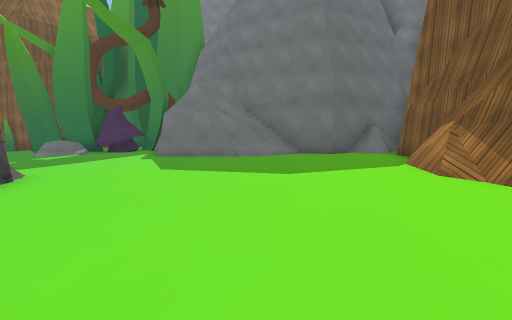
[1] (above)

19 first-person views from a walk through a scene from a Unity 3-D project. The camera is 1.4 m above the floor, tilts 6° down and sees 85° across. The floor is counted in squares, 1.8 m on a side. Each view is taken from the middle of a square. On the plan, view 1 faces up. The plan holds only what a view shows up to about 10 squares ahead; the rest is blank. The place goes on beyond the plan. The player character is not drawn. Some surface patterns are stand-ins.

[2]
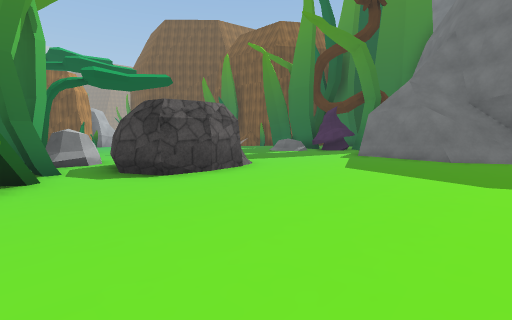

[3]
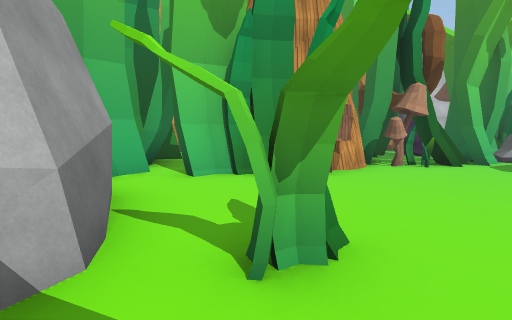

[4]
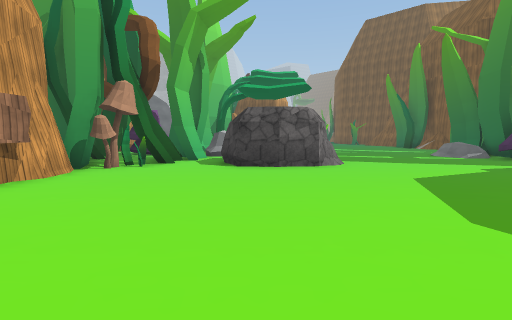

[5]
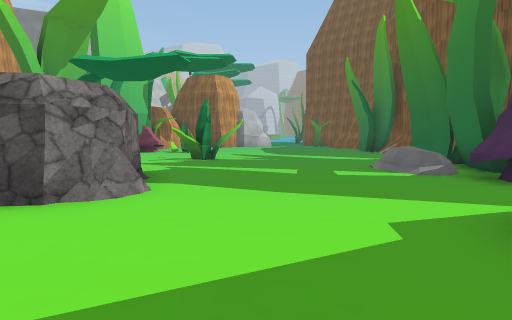

[6]
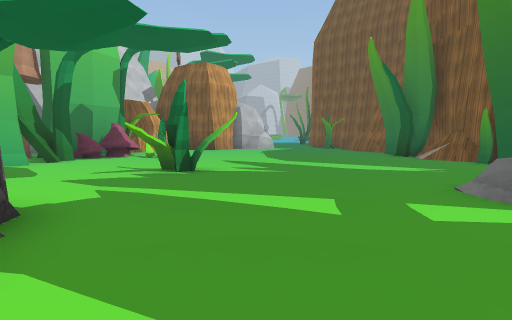

[7]
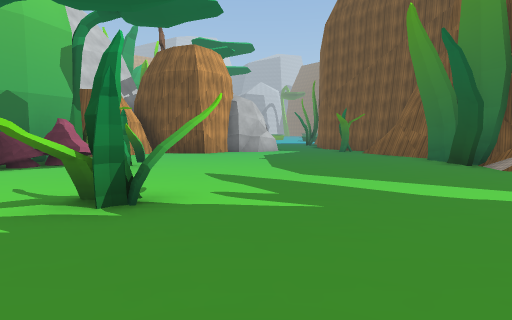

[8]
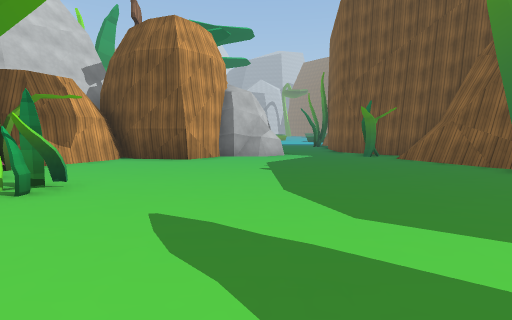

[9]
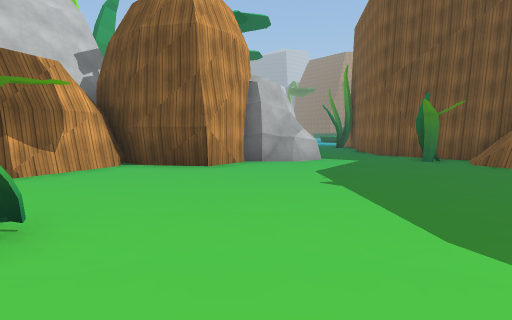

[10]
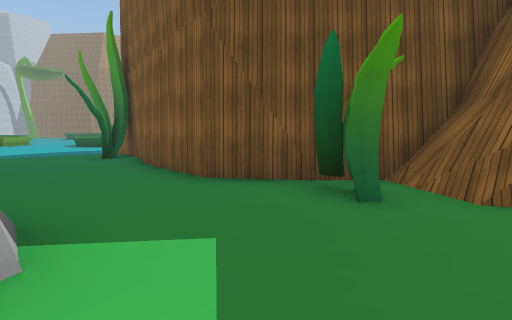

[11]
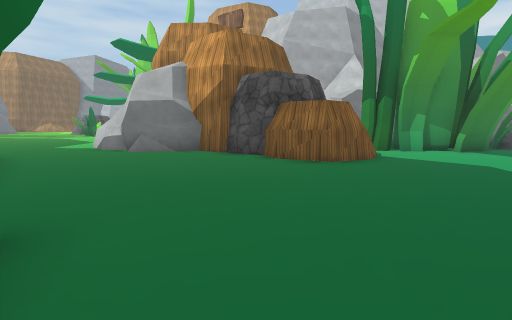

[12]
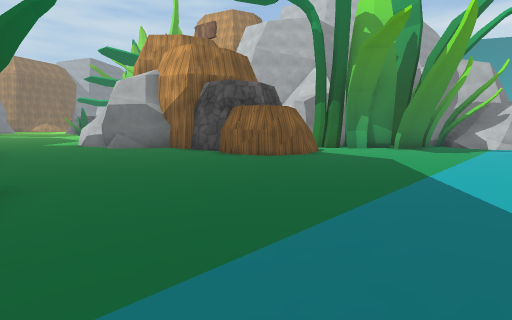

[13]
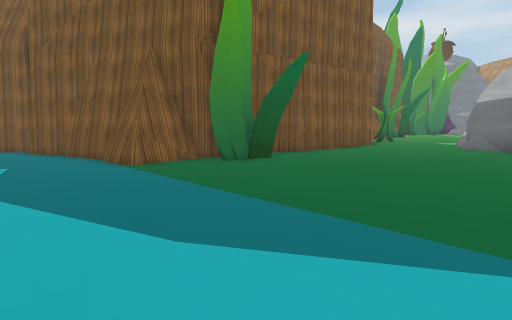

[14]
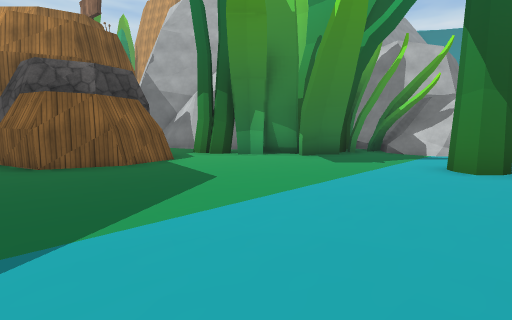

[15]
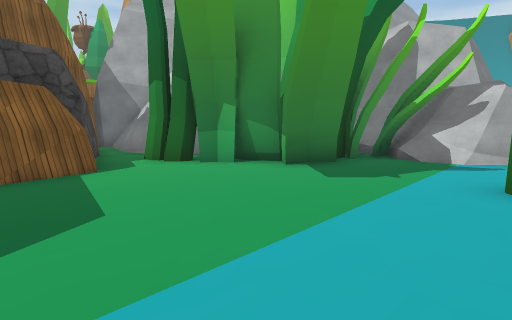

[16]
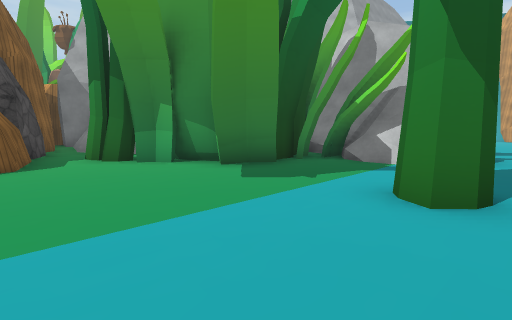

[17]
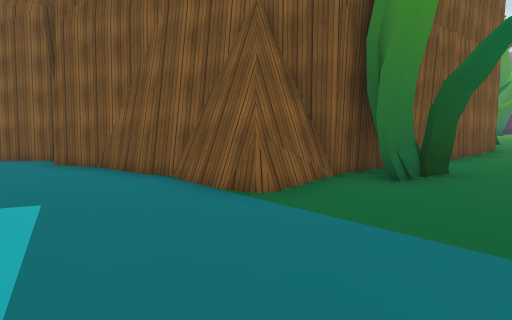

[18]
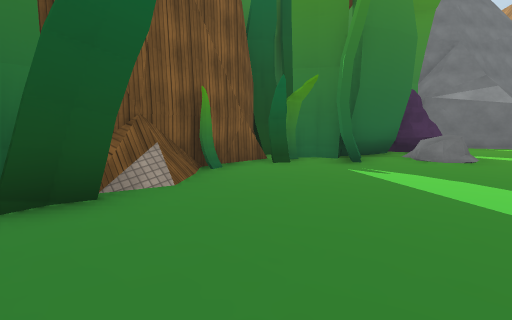

[19]
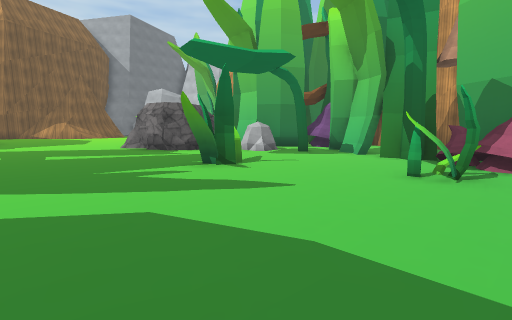

### Floor plan
Key: @ floor where view 1 was taken; # wall or solid block; . main floor; : floor 0.25 m higher than the main floor; + floor 0.5 m higher than the main floor; * floor 0.75 m higher than the main floor; % floor 1 m higher than the main floor; & floor 1.25 m higher than the main floor; = window, fence, low wall or low ledge; R rock; S sign; M mushroom; O other object.
Columns run from 35 left of view 1 to 5 right of it. Each row starts with its distance up from view 1.
 20 ##
 19 .#
 18 .##
 17 ..#
 16 ..#
 15 ..##
 14 ...#           #    #######
 13 ...###       ########O=O*O##
 12 ....O#####  ##::=+++++++**######
 11 .....OO.:####:OO++++++++***RR####
 10 ........::::::::++++++++***RR***#  ##  ##
  9 ........::::::::++++++++********########
  8 ........:::::##:++++++++********%%%%%%%#
  7 ........:::####:++++++++********%%%%%%%#
  6 ........::##  #:++++++++OO******%%%%%%%#
  5 .......##RR   ###+++++++*O***RR*%%%%%%=#
  4 ......###      ##++++O++****RRRR%%%%%%%#
  3 .......##R     ##++++O++****RRRR%%%%%%%
  2 ........RR#    ###++MM++***RRRR*%%%%%%%&
  1 .......##=##     ##O#M##**#R##**%%%%%OO&
  0 ......######        ############%%%@%%%#
 -1 .#...####                     ####S %%##
 -2 ....###                       #    O%%#
 -3 ....##                             ##%
 -4 ..####                              ##
 -5 .###

Where each view was taken, in squares from view 1:
view 1: 0 up, 0 right, facing up
view 2: 0 up, 1 right, facing up-left
view 3: 2 up, 4 right, facing down-left
view 4: 3 up, 3 right, facing left
view 5: 7 up, 1 left, facing left
view 6: 7 up, 4 left, facing left
view 7: 7 up, 7 left, facing left
view 8: 7 up, 10 left, facing left
view 9: 6 up, 12 left, facing left
view 10: 8 up, 19 left, facing up-left
view 11: 11 up, 32 left, facing down-right
view 12: 11 up, 34 left, facing down-right
view 13: 6 up, 35 left, facing up-right
view 14: 6 up, 35 left, facing down-right
view 15: 4 up, 34 left, facing down-right
view 16: 3 up, 35 left, facing down-right
view 17: 10 up, 35 left, facing up-right
view 18: 9 up, 15 left, facing up-right
view 19: 9 up, 15 left, facing down-right
